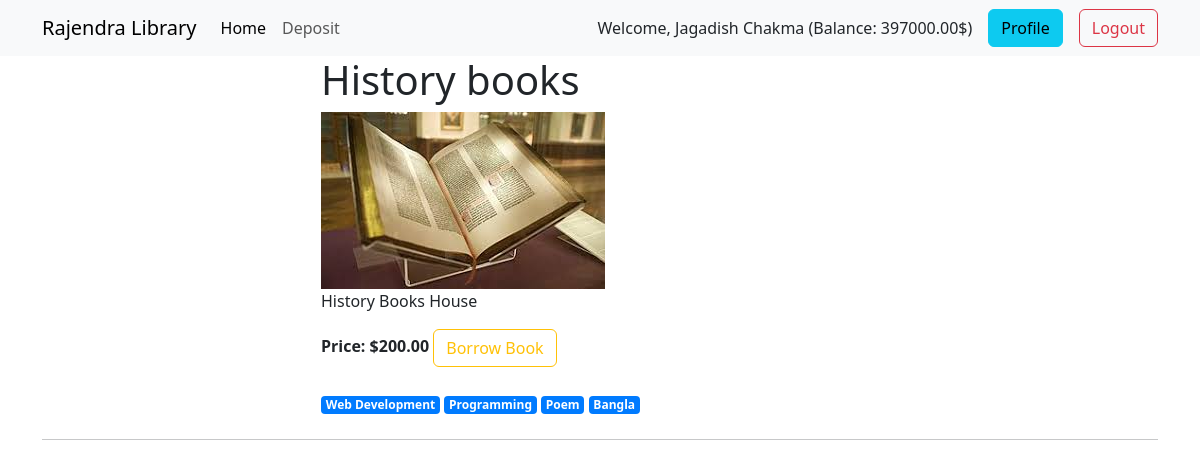
Page /books/details/1 (signed in) on the committed database.
### accounts/models.py (models this page shows, shortened)
class UserAccountModel(models.Model):
    user = models.OneToOneField(User, on_delete=models.CASCADE, related_name='account')
    birth_date = models.DateField(null=True, blank=True)
    gender = models.CharField(max_length=100, choices=GENDER)
    account_no = models.IntegerField(unique=True)
    account_type = models.CharField(max_length=100, choices=ACCOUNT_TYPE)
    balance = models.DecimalField(default=0, max_digits=12, decimal_places=2)

### books/models.py (models this page shows, shortened)
class CreateBook(models.Model):
    title = models.CharField(max_length=100)
    description = models.TextField()
    image = models.ImageField(upload_to='books/media/uploads/', blank=True, null=True)
    price = models.DecimalField(max_digits=12,decimal_places=2)
    categories = models.ManyToManyField(CreateCategory, related_name='book')

class CreateCategory(models.Model):
    category_name = models.CharField(max_length=100)
    slug = models.SlugField(max_length=100, null=True, blank=True, unique=True)
    def __str__(self) -> str:
        return self.category_name

### books/views.py (the view, shortened to what this page needs)
# urls.py: path('details/<int:id>', views.BookDetailsView.as_view(), name="book_details"),
class BookDetailsView(FormView):
    template_name = 'book_details.html'
    form_class = CreateBookReviewForm
    def get_context_data(self, **kwargs):
        context =  super().get_context_data(**kwargs)
        id = self.kwargs['id']
        book = CreateBook.objects.get(pk=id)
        context['details'] = book
        context['reviews'] = CreateBookReview.objects.filter(book=book)
        try:
            search = CreateBookBorrowedHistory.objects.get(book_name=book.title, user=self.request.user, book_return=False)
            if search.user.username == self.request.user.username:
                context['is_borrowed'] = True
            else:
                raise Exception("You are not authorized to buy this item.")
        except:
            context['is_borrowed'] = False
        return context

### books/forms.py (shortened to what this page needs)
class CreateBookReviewForm(forms.ModelForm):
    class Meta:
        model = CreateBookReview
        fields = ['body']

### books/templates/book_details.html (shortened to what this page needs)
{% extends "base.html" %}
{% load crispy_forms_tags %}
{% block body %}
<div class="container">
    <div style="width: 50%; margin:auto">
        <h1>{{details.title}}</h1>
        <img src="{{details.image.url}}" alt="">
        <p>{{details.description}}</p>
        <strong>Price: ${{details.price}}</strong>
        {% if user.is_authenticated %}
            {% if user.account.balance < details.price and is_borrowed == False %}
            <a href="" class="btn btn-outline-warning disabled">Insufficient Balance</a>
            {% elif is_borrowed == False %}
            <a href="{% url 'book_borrow' details.id %}" class="btn btn-outline-warning">Borrow Book</a>
            {% else %}
            <a href="" class="btn btn-outline-warning disabled">Already Borrowed</a>
            {% endif %}
        {% endif %}
        <div class="mt-4 mb-4">
            {% for category in details.categories.all%}
                <a href="#" class="badge badge-primary">{{category}}</a>
            {% endfor%}
        </div>
    </div>
    <hr>
</div>
{% endblock %}

### core/templates/navigation.html (shortened to what this page needs)
<nav class="navbar navbar-expand-lg bg-body-tertiary">
  <div class="container">
    <a class="navbar-brand" href="{% url 'home' %}">Rajendra Library</a>
    <div class="collapse navbar-collapse" id="navbarSupportedContent">
      <ul class="navbar-nav me-auto mb-2 mb-lg-0">
        <li class="nav-item">
          <a class="nav-link active" aria-current="page" href="{% url 'home' %}">Home</a>
        </li>
        {% if user.is_authenticated %}
        <li class="nav-item">
          <a href="{% url 'deposit' %}" class="nav-link">Deposit</a>
        </li>
        {% endif %}
      </ul>
      <div class="d-flex align-items-center">
        {% if user.is_authenticated %}
        <span>Welcome, {{user.first_name}} {{user.last_name}} (Balance: {{user.account.balance}}$) </span>
        <a href="{% url 'profile' %}" class="btn btn-info ms-3">Profile</a>
        <form action ="{% url 'logout' %}" method="post">
          <input type="submit" value="Logout" class="btn btn-outline-danger ms-3">
        </form>
        {% else %}
        <a href="{% url 'signup' %}" class="btn btn-info">Signup</a>
        <a href="{% url 'login' %}" class="btn btn-outline-danger ms-3">Login</a>
        {% endif %}
      </div>
    </div>
  </div>
</nav>

### core/templates/base.html (style rules this page uses)
.badge-primary { color: #fff; background-color: #007bff; text-decoration: none; }
.badge { display: inline-block; padding: .25em .4em; font-weight: 700; line-height: 1; text-align: center; white-space: nowrap; vertical-align: baseline; border-radius: .25rem; }

### rows in the picture
CreateBook: title "History books", image (picture), description "History Books House", price "200.00"
CreateCategory: category_name "Web Development"
CreateCategory: category_name "Programming"
CreateCategory: category_name "Poem"
CreateCategory: category_name "Bangla"

### other values in the picture
{{ user.first_name }} "Jagadish"
{{ user.last_name }} "Chakma"
{{ user.account.balance }} "397000.00"
